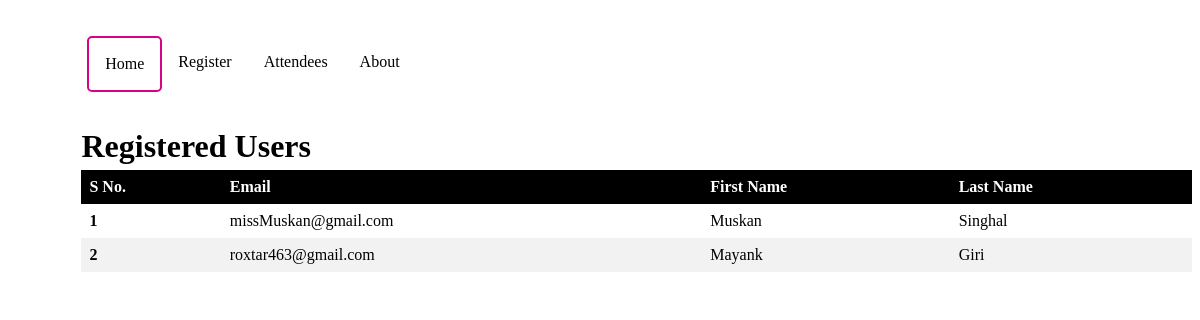
The app's page /attendees, older data.
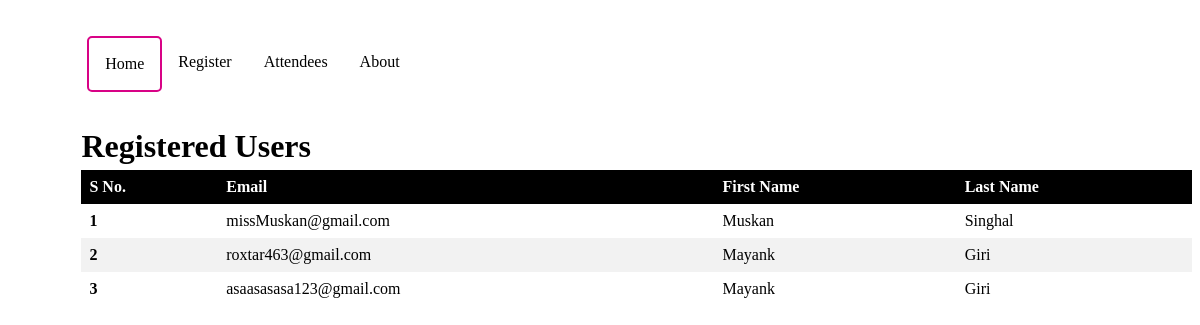
The same page, newer data.
### app.py (models this page shows, shortened)
class test(db.Model):
    email = db.Column(db.String(200), primary_key=True)
    firstname = db.Column(db.String(200), nullable=False)
    lastname = db.Column(db.String(200), nullable=False)

### app.py (the view)
@app.route("/attendees")
def attendees():
    attendees = test.query.all()
    return render_template('attendees.html', attendees=attendees)

### Templates/attendees.html (shortened to what this page needs)
<!DOCTYPE html>
<html lang="en">
<head>
    <link rel="stylesheet" href="{{url_for('static', filename='shubham-style.css')}}">
    <link rel="stylesheet" href="{{url_for('static', filename='attendees-style.css')}}">
</head>
<body data-spy="scroll" data-target="#navbarNav" data-offset="50">
    <nav id="nav-bar">
        <ul>
            <li><a class="active" href="/">Home</a></li>
            <li><a href="/register">Register</a></li>
            <li><a href="/attendees">Attendees</a></li>
            <li><a href="/about">About</a></li>
        </ul>
    </nav>
<div class="list-of-users">
    <h1 style="margin-left: 5%; margin-bottom: 5px;">
        Registered Users
    </h1>
    <div class="container">
        <table >
            <thead class="table-header">
                <tr class="table-row">
                    <th class="table-data">S No.</th>
                    <th class="table-data">Email</th>
                    <th class="table-data">First Name</th>
                    <th class="table-data">Last Name</th>
                </tr>
            </thead>
            <tbody class="table-content">
                {% for attendee in attendees %}
                    <tr class="table-row">
                        <th class="table-data" scope="row">{{loop.index}}</th>
                        <td class="table-data">{{attendee.email}}</td>
                        <td class="table-data">{{attendee.firstname}}</td>
                        <td class="table-data">{{attendee.lastname}}</td>
                    </tr>
                {% endfor %}
            </tbody>
        </table>
    </div>
</div>
</body>
</html>

### Static/shubham-style.css (style rules this page uses)
h1 { padding: 0%; margin: 0%; }
#nav-bar { margin-left: 5%; }
ul { position: relative; list-style-type: none; margin-left: 0%; padding: 20px; overflow: hidden; background-color: rgb(255, 255, 255); }
li { float: left; }
li a { display: block; color: black; text-align: center; padding: 17px 16px; text-decoration: none; }
.active { border: 2px solid rgb(216, 2, 134); border-radius: 5px; }
.container { padding-left: 5%; margin-left: 0px; }
.list-of-users { padding-left: 15px; }

### Static/attendees-style.css (style rules this page uses)
table { border-collapse: collapse; width: 100%; }
.table-header { background-color: black; color: white; }
th, td { text-align: left; padding: 8px; }
tr:nth-child(even) { background-color: #f2f2f2; }

Row changes from the older to the newer data that the page shows:
added test: email "asaasasasa123@gmail.com", firstname "Mayank", lastname "Giri"
